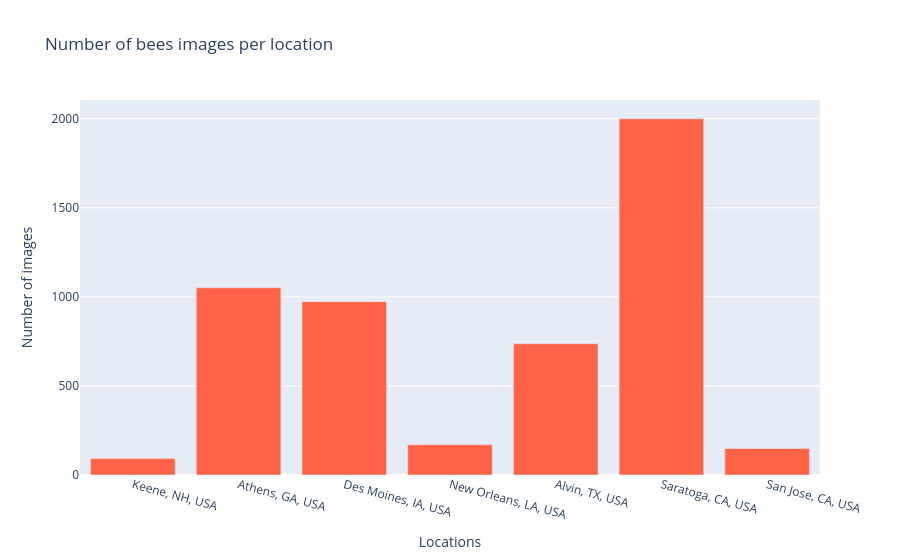

The cell this chart's notebook holds for it:
### Markdown cell above
Let's visualize now the **location** data.

### Code cell
plotly_barplot(df, 'location', 'Images', 'Tomato', 'Locations', 'Number of images', 'Number of bees images per location')

### Figure 1 — Plotly figure (JSON) as saved in the notebook; plotly's stock layout.template omitted (floating-point values rounded to 4 significant figures)
{"data": [{"marker": {"color": "Tomato"}, "type": "bar", "x": ["Keene, NH, USA", "Athens, GA, USA", "Des Moines, IA, USA", "New Orleans, LA, USA", "Alvin, TX, USA", "Saratoga, CA, USA", "San Jose, CA, USA"], "y": [92, 1051, 973, 170, 737, 2000, 149]}], "layout": {"hovermode": "closest", "title": {"text": "Number of bees images per location"}, "xaxis": {"showticklabels": true, "tickangle": 15, "title": {"text": "Locations"}}, "yaxis": {"title": {"text": "Number of images"}}}}
